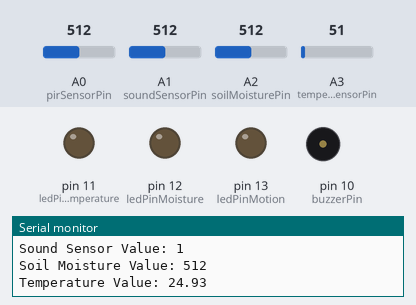
Bench run of a sketch on a simulated Arduino Uno, built with avr-gcc and run on an emulated ATmega328P. On the bench: output pins drawn as LEDs (lit = HIGH), buzzer (waves = sounding, pin HIGH), the last lines printed to the serial monitor. The inputs (shaded band) are chosen by the test bench; at power-on: A3 (temperatureSensorPin) = 51, A2 (soilMoisturePin) = 512, A0 (pirSensorPin) = 512, A1 (soundSensorPin) = 512.

Above: at 4.8 s.
4.9 s: A3 (temperatureSensorPin) set to 56
At 7.1 s:
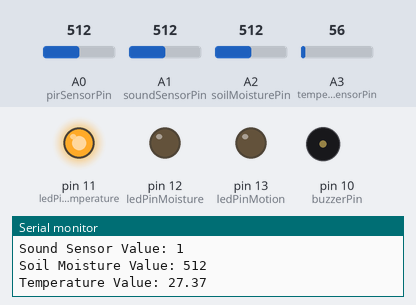
7.9 s: A2 (soilMoisturePin) set to 492
At 8.6 s:
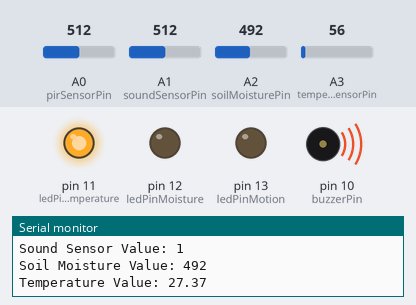
14.3 s: A2 (soilMoisturePin) set to 510
At 16.3 s:
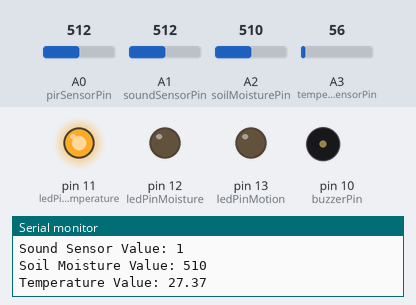
17.3 s: A3 (temperatureSensorPin) set to 30
At 18.6 s:
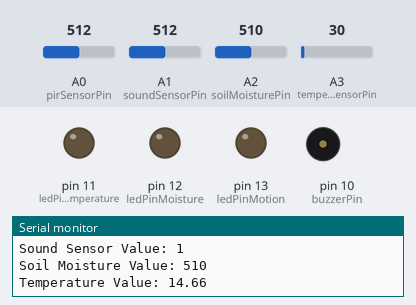
Timing chart, 0 to 20.3 s (numbered marks = the images above; inputs shaded):
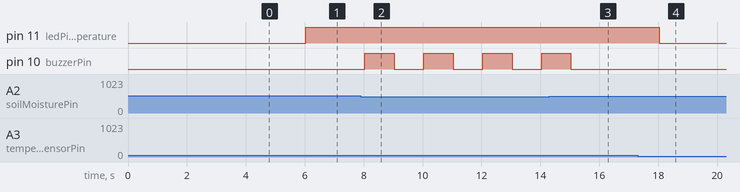

Measured:
- the behaviour switches between 51 and 52 on A3 (temperatureSensorPin) (found by bisection; images 0 and 1)
- the behaviour switches between 500 and 499 on A2 (soilMoisturePin) (found by bisection; images 1 and 2)
- after the input at 4.9 s, pin 11 (ledPinTemperature): LOW → HIGH after 1.1 s
- after the input at 7.9 s, pin 10 (buzzerPin): alternates HIGH for 1.0 s and LOW for 1.0 s, starting after 0.14 s
- after the input at 14.3 s, pin 10 (buzzerPin): goes on until 15.0 s, then stays LOW
- after the input at 17.3 s, pin 11 (ledPinTemperature): HIGH → LOW after 0.74 s

The sketch:

d_task_1.ino
```cpp
const int pirSensorPin = A0; // Simulated motion sensor (analog input)
const int soundSensorPin = A1; // Simulated sound sensor (analog input)
const int soilMoisturePin = A2; // Simulated soil moisture sensor (analog input)
const int temperatureSensorPin = A3; // Simulated temperature sensor (analog input)
const int ledPinMotion = 13;
const int ledPinMoisture = 12;
const int ledPinTemperature = 11; // New LED for temperature
const int buzzerPin = 10; // Buzzer pin
const int motionThreshold = 500; // Motion detection threshold
const int soundThreshold = 100; // Sound detection threshold
const int timerInterval = 2000; // Timer interval (milliseconds)

int motionDetected = LOW;
int soundDetected = LOW;
int soilMoistureValue = 0;
int temperatureValue = 0;
unsigned long previousMillis = 0;

void setup() {
  Serial.begin(9600);

  pinMode(ledPinMotion, OUTPUT);
  pinMode(ledPinMoisture, OUTPUT);
  pinMode(ledPinTemperature, OUTPUT);
  pinMode(buzzerPin, OUTPUT);
}

void loop() {
  unsigned long currentMillis = millis();
  if (currentMillis - previousMillis >= timerInterval) {
    // Time to check sensors and perform actions
    previousMillis = currentMillis;

    // Simulated sensor readings
    motionDetected = analogRead(pirSensorPin); // Simulating motion detection
    soundDetected = analogRead(soundSensorPin) > soundThreshold; // Simulating sound detection
    soilMoistureValue = analogRead(soilMoisturePin); // Simulating soil moisture reading
    temperatureValue = analogRead(temperatureSensorPin); // Simulating temperature reading

    // Convert temperature reading to Celsius
    float temperature = (temperatureValue * 5.0 / 1023) * 100;

    // Print sensor values for debugging
    Serial.print("Motion Sensor Value: ");
    Serial.println(motionDetected);
    Serial.print("Sound Sensor Value: ");
    Serial.println(soundDetected);
    Serial.print("Soil Moisture Value: ");
    Serial.println(soilMoistureValue);
    Serial.print("Temperature Value: ");
    Serial.println(temperature);

    // Process sensor data
    if (motionDetected > motionThreshold && soilMoistureValue < 500 && temperature > 25) {
      digitalWrite(ledPinMoisture, LOW);
      digitalWrite(ledPinTemperature, HIGH);
      digitalWrite(buzzerPin, HIGH);
      delay(1000);
      digitalWrite(buzzerPin, LOW);
    } else if (motionDetected > motionThreshold && temperature > 25) {
      digitalWrite(ledPinTemperature, HIGH);
    } else if (soilMoistureValue < 500 && temperature > 25) {
      digitalWrite(ledPinMoisture, LOW);
      digitalWrite(ledPinTemperature, HIGH);
    } else if (soilMoistureValue < 500) {
      digitalWrite(ledPinMoisture, LOW);
    } else if (temperature > 25) {
      digitalWrite(ledPinTemperature, HIGH);
    } else {
      // Reset LEDs and buzzer if no condition is met
      digitalWrite(ledPinMotion, LOW);
      digitalWrite(ledPinMoisture, LOW);
      digitalWrite(ledPinTemperature, LOW);
      digitalWrite(buzzerPin, LOW);
    }
  }
}
```
